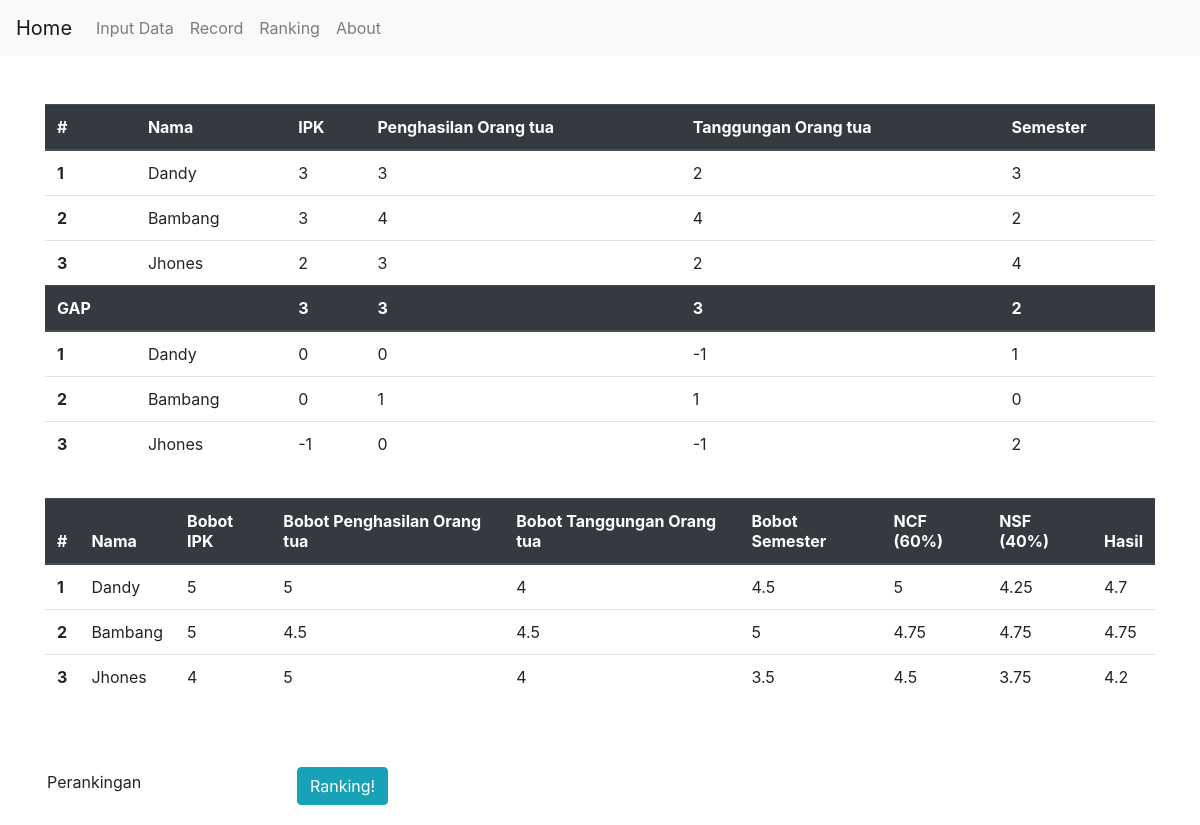
Screenshot of /hasil.php with the database file from the repository.
### tables this page shows
CREATE TABLE `siswa` (
  `nama` varchar(30) NOT NULL,
  `ipk` int(5) NOT NULL,
  `penghasilan` int(5) NOT NULL,
  `tanggungan` int(5) NOT NULL,
  `semester` int(5) NOT NULL
);

CREATE TABLE `gapsiswa` (
  `nama` varchar(30) NOT NULL,
  `gapipk` int(5) NOT NULL,
  `gappenghasilan` int(5) NOT NULL,
  `gaptanggungan` int(5) NOT NULL,
  `gapsmt` int(5) NOT NULL
);

CREATE TABLE `hasilsiswa` (
  `nama` varchar(30) NOT NULL,
  `bobotipk` float NOT NULL,
  `bobotpenghasilan` float NOT NULL,
  `bobottanggungan` float NOT NULL,
  `bobotsmt` float NOT NULL,
  `ncf` float NOT NULL,
  `nsf` float NOT NULL,
  `hasil` float NOT NULL
);

### hasil.php (the view, shortened to what this page needs)
<?php
    include "koneksi.php";
?>
<html>
<head>
    <link rel="stylesheet" href="https://stackpath.bootstrapcdn.com/bootstrap/4.3.1/css/bootstrap.min.css">
</head>
<body>
    <nav class="navbar navbar-expand-lg navbar-light bg-light">
        <a class="navbar-brand" href="index.php">Home</a>
        <div class="collapse navbar-collapse" id="navbarNav">
        <ul class="navbar-nav">
            <li class="nav-item">
                <a class="nav-link" href="inputdata.php">Input Data</a>
            </li>
          <li class="nav-item">
            <a class="nav-link" href="proses.php">Record</a>
          </li>
          <li class="nav-item">
            <a class="nav-link" href="rangking.php">Ranking</a>
          </li>
            <li class="nav-item">
                <a class="nav-link" href="about.php">About</a>
            </li>
        </ul>
        </div>
    </nav>
    <div class="container"><br><br>
    <form  role="form" method="post" class="form-inline">
        <table class="table">
            <thead class="thead-dark">
                <tr>
                  <th scope="col">#</th>
                  <th scope="col">Nama</th>
                  <th scope="col">IPK</th>
                  <th scope="col">Penghasilan Orang tua</th>
                  <th scope="col">Tanggungan Orang tua</th>
                  <th scope="col">Semester</th>
                </tr>
            </thead>
            <tbody>
                <?php
                    $query = mysqli_query($koneksi,"SELECT * FROM siswa");
                    if(mysqli_num_rows($query)>0){
                ?>
                <?php
                    $a = 1;
                    while($data = mysqli_fetch_array($query)){
                ?>
                <tr>
                  <th scope="row"><?php echo $a; ?></th>
                  <td><?php echo $data["nama"];?></td>
                  <td><?php echo $data["ipk"];?></td>
                  <td><?php echo $data["penghasilan"];?></td>
                  <td><?php echo $data["tanggungan"];?></td>
                  <td><?php echo $data["semester"];?></td>
                </tr>
                <?php $a++; } ?>
                <?php } ?>
            </tbody>
            <thead class="thead-dark">
                <tr>
                  <th scope="col">GAP</th>
                  <th scope="col"></th>
                  <th scope="col">3</th>
                  <th scope="col">3</th>
                  <th scope="col">3</th>
                  <th scope="col">2</th>
                </tr>
            </thead>
            <tbody>
                <?php
                    $query = mysqli_query($koneksi,"SELECT * FROM gapsiswa");
                    if(mysqli_num_rows($query)>0){
                ?>
                <?php
                    $a = 1;
                    while($data = mysqli_fetch_array($query)){
                ?>
                <tr>
                  <th scope="row"><?php echo $a; ?></th>
                  <td><?php echo $data["nama"];?></td>
                  <td><?php echo $data["gapipk"];?></td>
                  <td><?php echo $data["gappenghasilan"];?></td>
                  <td><?php echo $data["gaptanggungan"];?></td>
                  <td><?php echo $data["gapsmt"];?></td>
                </tr>
                <?php $a++; } ?>
                <?php } ?>
            </tbody>
        </table>
    </form>
    <table class="table">
        <thead class="thead-dark">
            <tr>
                <th scope="col">#</th>
                <th scope="col">Nama</th>
                <th scope="col">Bobot IPK</th>
                <th scope="col">Bobot Penghasilan Orang tua</th>
                <th scope="col">Bobot Tanggungan Orang tua</th>
                <th scope="col">Bobot Semester</th>
                <th scope="col">NCF (60%)</th>
                <th scope="col">NSF (40%)</th>
                <th scope="col">Hasil</th>
            </tr>
        </thead>
        <tbody>
            <?php
                $query = mysqli_query($koneksi,"SELECT * FROM hasilsiswa");
                if(mysqli_num_rows($query)>0){
            ?>
            <?php
                $a = 1;
                while($data = mysqli_fetch_array($query)){
            ?>
            <tr>
                <th scope="row"><?php echo $a; ?></th>
                <td><?php echo $data["nama"];?></td>
                <td><?php echo $data["bobotipk"];?></td>
                <td><?php echo $data["bobotpenghasilan"];?></td>
                <td><?php echo $data["bobottanggungan"];?></td>
                <td><?php echo $data["bobotsmt"];?></td>
                <td><?php echo $data["ncf"];?></td>
                <td><?php echo $data["nsf"];?></td>
                <td><?php echo $data["hasil"];?></td>
            </tr>
            <?php $a++; } ?>
            <?php } ?>
        </tbody>
    </table>
    <br><br>
    <form  role="form" method="post" action="rangking.php" class="form-inline">
        <div class="form-group mb-2">
            <input type="text" readonly class="form-control-plaintext" value="Perankingan">
        </div>
        <button type="submit" name="submitranking" class="btn btn-info">Ranking!</button>
    </form>
    </div>
</body>
</html>

### rows the page displays
siswa: nama "Dandy", ipk "3", penghasilan "3", tanggungan "2", semester "3"
siswa: nama "Bambang", ipk "3", penghasilan "4", tanggungan "4", semester "2"
siswa: nama "Jhones", ipk "2", penghasilan "3", tanggungan "2", semester "4"
gapsiswa: nama "Dandy", gapipk "0", gappenghasilan "0", gaptanggungan "-1", gapsmt "1"
gapsiswa: nama "Bambang", gapipk "0", gappenghasilan "1", gaptanggungan "1", gapsmt "0"
gapsiswa: nama "Jhones", gapipk "-1", gappenghasilan "0", gaptanggungan "-1", gapsmt "2"
hasilsiswa: nama "Dandy", bobotipk "5", bobotpenghasilan "5", bobottanggungan "4", bobotsmt "4.5", ncf "5", nsf "4.25", hasil "4.7"
hasilsiswa: nama "Bambang", bobotipk "5", bobotpenghasilan "4.5", bobottanggungan "4.5", bobotsmt "5", ncf "4.75", nsf "4.75", hasil "4.75"
hasilsiswa: nama "Jhones", bobotipk "4", bobotpenghasilan "5", bobottanggungan "4", bobotsmt "3.5", ncf "4.5", nsf "3.75", hasil "4.2"
